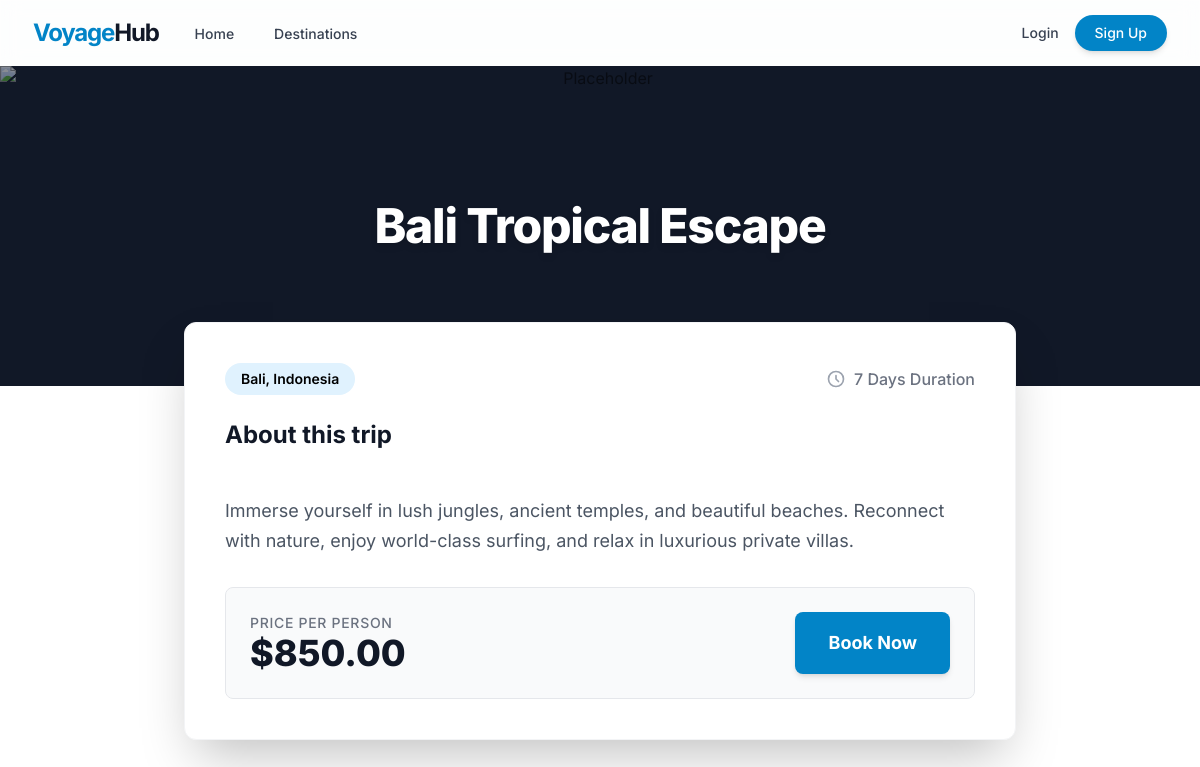
/destinations/2/, run on the app's committed database.
### booking/models.py (models this page shows, shortened)
class Destination(models.Model):
    title = models.CharField(max_length=200)
    description = models.TextField()
    location = models.CharField(max_length=150)
    price_per_person = models.DecimalField(max_digits=10, decimal_places=2)
    duration_days = models.PositiveIntegerField()
    image = models.ImageField(upload_to='destinations/', blank=True, null=True)
    is_featured = models.BooleanField(default=False)
    created_at = models.DateTimeField(auto_now_add=True)

### booking/views.py (the view)
# urls.py: path('destinations/<int:pk>/', views.destination_detail, name='destination_detail'),
def destination_detail(request, pk):
    destination = get_object_or_404(Destination, pk=pk)
    return render(request, 'booking/destination_detail.html', {'destination': destination})

### templates/booking/destination_detail.html
{% extends 'base.html' %}
{% block content %}
<div class="bg-white min-h-screen pb-12">
    <div class="w-full text-center bg-gray-900 relative">
        {% if destination.image %}
            <img src="{{ destination.image.url }}" class="w-full h-80 object-cover opacity-50" alt="{{ destination.title }}">
        {% else %}
            <img src="https://images.unsplash.com/photo-1476514525535-07fb3b4ae5f1?ixlib=rb-1.2.1&auto=format&fit=crop&w=1920&q=80" class="w-full h-80 object-cover opacity-50" alt="Placeholder">
        {% endif %}
        <div class="absolute inset-0 flex items-center justify-center">
            <h1 class="text-5xl font-extrabold text-white tracking-tight drop-shadow-md">{{ destination.title }}</h1>
        </div>
    </div>
    <div class="max-w-4xl mx-auto px-4 sm:px-6 lg:px-8 -mt-16 relative z-10">
        <div class="bg-white rounded-xl shadow-2xl overflow-hidden border border-gray-100">
            <div class="p-8 sm:p-10">
                <div class="flex items-center justify-between mb-6">
                    <div class="px-4 py-1.5 bg-brand-100 text-brand-800 rounded-full font-semibold text-sm">
                        {{ destination.location }}
                    </div>
                    <div class="flex items-center space-x-2 text-gray-500 font-medium">
                        <svg class="w-5 h-5 text-gray-400" fill="none" stroke="currentColor" viewBox="0 0 24 24"><path stroke-linecap="round" stroke-linejoin="round" stroke-width="2" d="M12 8v4l3 3m6-3a9 9 0 11-18 0 9 9 0 0118 0z"></path></svg>
                        <span>{{ destination.duration_days }} Days Duration</span>
                    </div>
                </div>
                <h2 class="text-2xl font-bold text-gray-900 mb-4">About this trip</h2>
                <div class="prose max-w-none text-gray-600 text-lg leading-relaxed mb-8 whitespace-pre-line">
                    {{ destination.description }}
                </div>
                <div class="bg-gray-50 rounded-lg p-6 flex flex-col sm:flex-row items-center justify-between border border-gray-200">
                    <div class="mb-4 sm:mb-0 text-center sm:text-left">
                        <span class="block text-sm text-gray-500 font-medium uppercase tracking-wider">Price per person</span>
                        <span class="block text-4xl font-extrabold text-gray-900">${{ destination.price_per_person }}</span>
                    </div>
                    <a href="{% url 'book_destination' destination.pk %}" class="w-full sm:w-auto flex items-center justify-center px-8 py-4 border border-transparent text-lg font-bold rounded-lg text-white bg-brand-600 hover:bg-brand-700 shadow-md transition-transform transform hover:-translate-y-1">
                        Book Now
                    </a>
                </div>
            </div>
        </div>
    </div>
</div>
{% endblock %}

### templates/base.html (style rules this page uses)
body { font-family: 'Inter', sans-serif; }

### data on the page
Destination: title "Bali Tropical Escape", location "Bali, Indonesia", duration_days "7", description "Immerse yourself in lush jungles, ancient temples, and beautiful beaches. Reconnect with nature, enjoy world-class surfing, and relax in luxurious private villas.", price_per_person "850.00"
